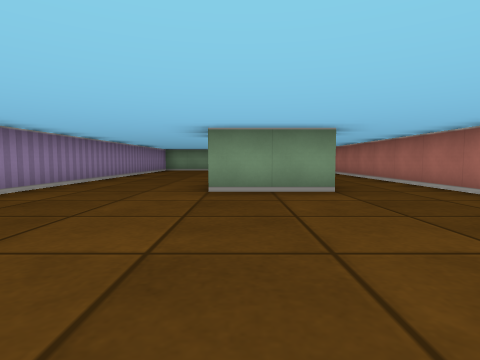
[1] (above)

16 first-person views from a walk through a cub3D ray-caster map. The camera is about half as high as the walls, tilts 4° down and sees 80° across. The floor is counted in squares. Each view is taken from the middle of a square. On the plan, view 1 faces up. The plan holds only what a view shows up to about 9 squares ahead; the rest is blank.

[2]
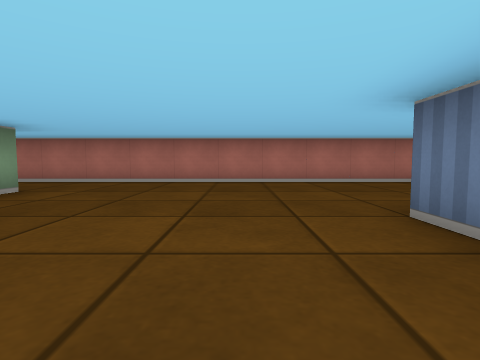

[3]
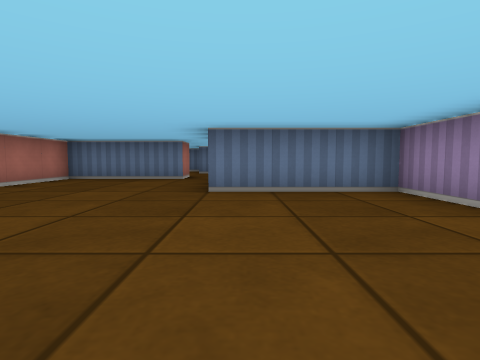

[4]
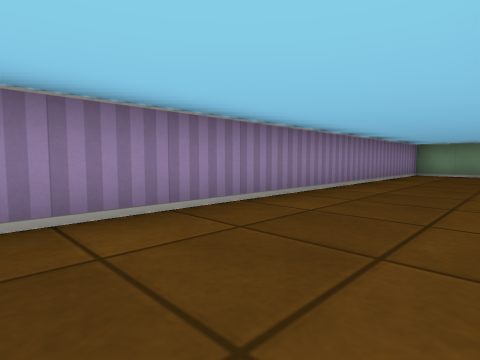

[5]
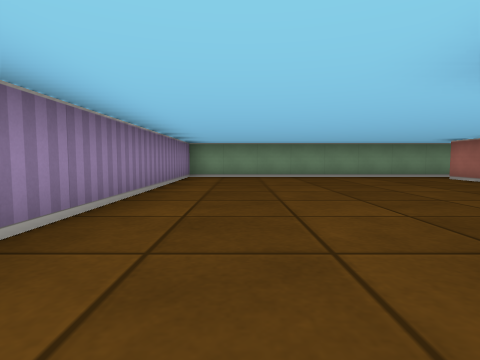

[6]
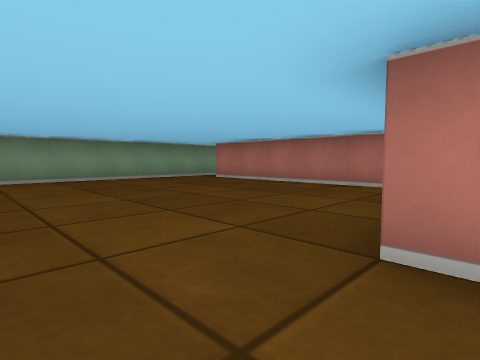

[7]
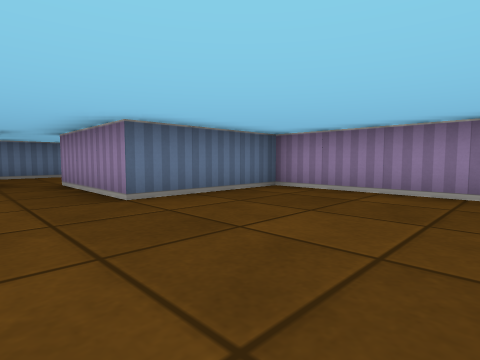

[8]
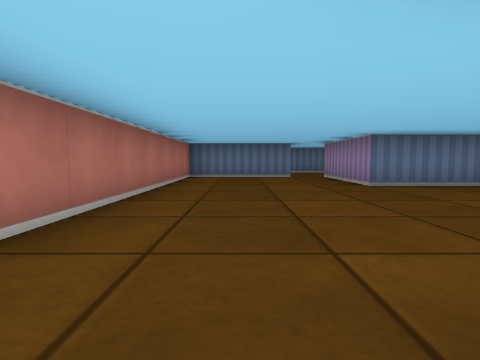

[9]
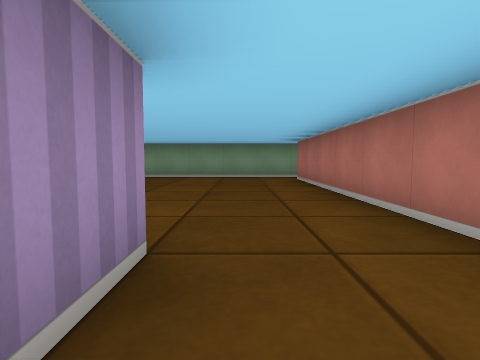

[10]
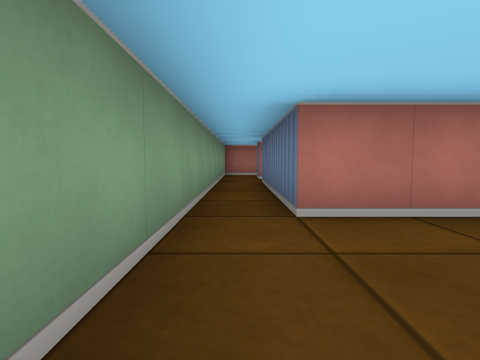

[11]
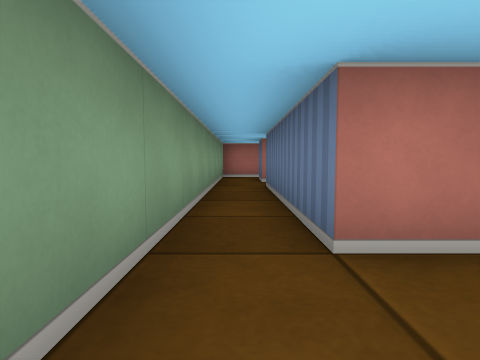

[12]
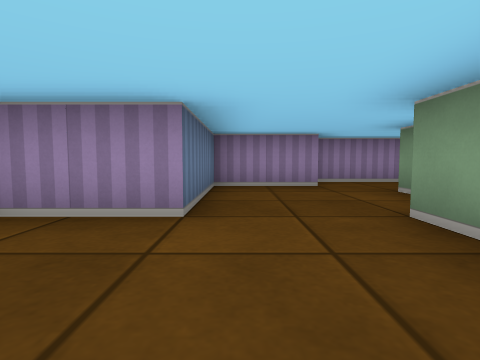

[13]
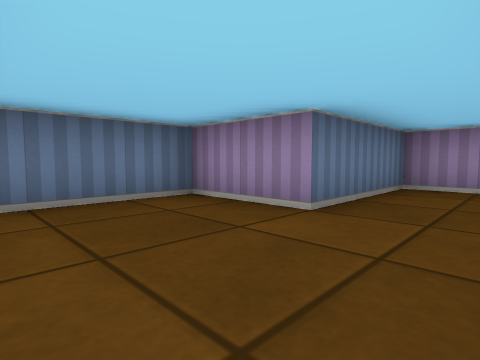

[14]
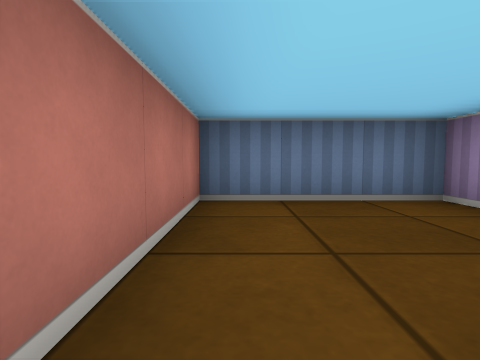

[15]
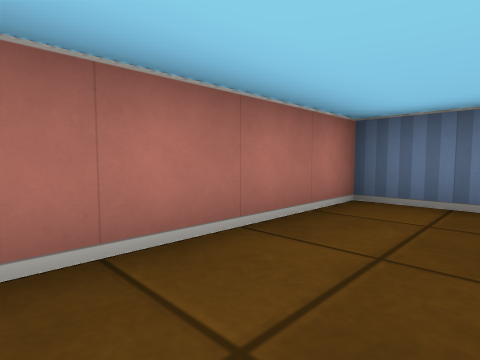

[16]
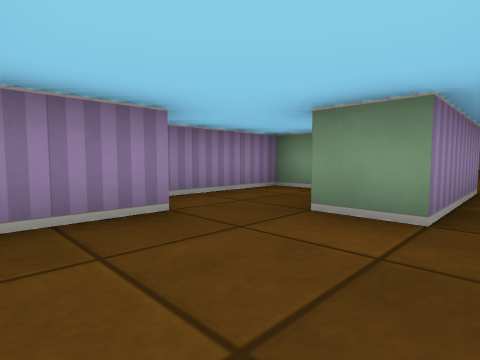

### Floor plan
Ten units are one square. View 1 is at (0, 0); x grows to the right and y downward. Boxes are objects, and circles mark ways between rooms. Rooms are numbered by the first view taken in them; rooms with no view inside come last. Other rooms are left out.
<svg viewBox="-40 -140 85 230">
<path fill="none" stroke="#000" d="M-5 -60 -5 -65M15 -65 15 -55M16 -45 -5 -45M35 -135 -35 -135 -35 5 -5 5 -5 35M5 35 35 35 35 -125M12 45 5 45 5 35M-5 35 -15 35M-25 44 -25 65 5 65 5 85 35 85 35 50M-26 15 -35 15 -35 42"/>
<circle cx="0" cy="40" r="3" fill="#2a7"/>
<text x="-10" y="-60">1</text>
<text x="0" y="50">2</text>
</svg>
Room 1 opens to room 2.

Where each view was taken, in squares from view 1:
view 1: 0 up, 0 right, facing up
view 2: 1 up, 3 left, facing right
view 3: 4 up, 1 left, facing down
view 4: 3 up, 1 left, facing up-left
view 5: 5 up, 2 left, facing up
view 6: 6 up, 2 left, facing up-right
view 7: 3 up, 1 right, facing down-left
view 8: 5 up, 2 right, facing down
view 9: 5 up, 2 right, facing up
view 10: 13 up, 1 right, facing right
view 11: 13 up, 2 right, facing right
view 12: 6 down, 3 right, facing left
view 13: 5 down, 3 right, facing down-left
view 14: 5 down, 3 right, facing down
view 15: 5 down, 2 right, facing down-right
view 16: 6 down, 0 right, facing up-left
